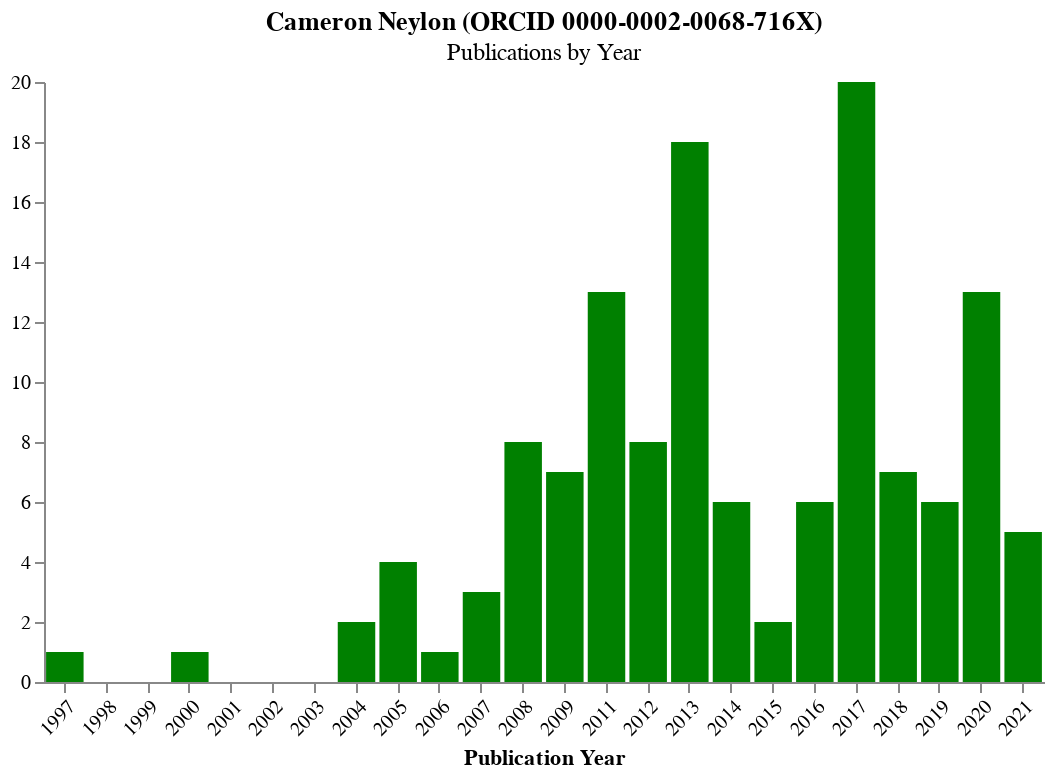

Notebook cell for this chart:
### Markdown cell above
### Publications by year

### Code cell
yf = df['publication_year'].groupby(df['publication_year']).agg('count').reset_index(name ='count')
ef = pd.DataFrame([[1998, 0],[1999, 0],[2001, 0],[2002, 0], [2003, 0]], columns=['publication_year', 'count'])
yf = yf.append(ef, ignore_index=True)
print(yf)
plot_title = alt.TitleParams(f'{researcher["full_name"]} (ORCID {ORCID})', subtitle=['Publications by Year'])
alt.Chart(yf, title=plot_title).mark_bar(color='green').properties(width=500).encode(
    alt.X("publication_year:O", axis=alt.Axis(title='Publication Year', labelAngle=-45)),
    alt.Y("count", axis=alt.Axis(title=None))
).configure_header(
    titleColor='green',
    titleFontSize=18,
).configure_axis(
    grid=False
).configure_view(
    strokeWidth=0
)

### Figure 1 — Vega-Lite specification as saved in the notebook (floating-point values rounded to 4 significant figures)
{"config": {"view": {"continuousWidth": 400, "continuousHeight": 300, "strokeWidth": 0}, "axis": {"grid": false}, "header": {"titleColor": "green", "titleFontSize": 18}}, "data": {"name": "data-7ecea79f728dbbd9c3f3fb59d5038ad2"}, "mark": {"type": "bar", "color": "green"}, "encoding": {"x": {"type": "ordinal", "axis": {"labelAngle": -45, "title": "Publication Year"}, "field": "publication_year"}, "y": {"type": "quantitative", "axis": {"title": null}, "field": "count"}}, "title": {"text": "Cameron Neylon (ORCID 0000-0002-0068-716X)", "subtitle": ["Publications by Year"]}, "width": 500, "$schema": "https://vega.github.io/schema/vega-lite/v4.8.1.json", "datasets": {"data-7ecea79f728dbbd9c3f3fb59d5038ad2": [{"publication_year": "1997", "count": 1}, {"publication_year": "2000", "count": 1}, {"publication_year": "2004", "count": 2}, {"publication_year": "2005", "count": 4}, {"publication_year": "2006", "count": 1}, {"publication_year": "2007", "count": 3}, {"publication_year": "2008", "count": 8}, {"publication_year": "2009", "count": 7}, {"publication_year": "2011", "count": 13}, {"publication_year": "2012", "count": 8}, {"publication_year": "2013", "count": 18}, {"publication_year": "2014", "count": 6}, {"publication_year": "2015", "count": 2}, {"publication_year": "2016", "count": 6}, {"publication_year": "2017", "count": 20}, {"publication_year": "2018", "count": 7}, {"publication_year": "2019", "count": 6}, {"publication_year": "2020", "count": 13}, {"publication_year": "2021", "count": 5}, {"publication_year": 1998, "count": 0}, {"publication_year": 1999, "count": 0}, {"publication_year": 2001, "count": 0}, {"publication_year": 2002, "count": 0}, {"publication_year": 2003, "count": 0}]}}
